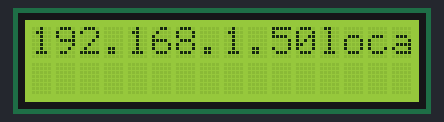
Bench run of a sketch on a simulated ESP8266 (NodeMCU). Shown: 16×2 character LCD. WiFi joins after 1.5 s; servers stay silent unless stated; what the sketch prints to the serial monitor is not drawn.

Above: at 1.8 s.
At 12.1 s:
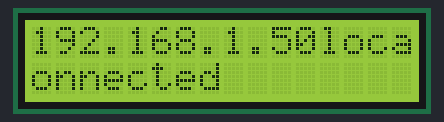
At 32.5 s:
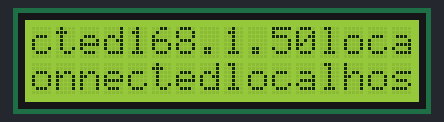
At 63.1 s:
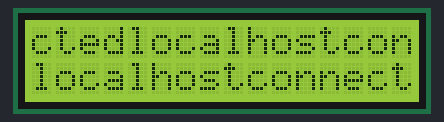
At 93.8 s:
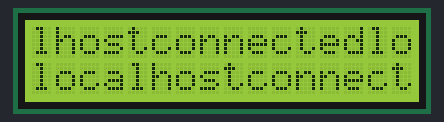
At 124.4 s:
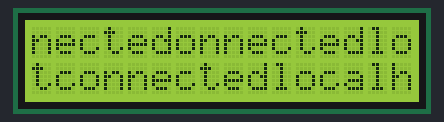

Measured:
- what the display in image 0 shows lasts 10.2 s, from 1.8 s to 12.0 s
- what the display in image 3 shows lasts 20.4 s, from 63.1 s to 83.5 s

The sketch:

Wifi_Socket.ino
```cpp
#include <ESP8266WiFi.h>
#include <LiquidCrystal_I2C.h>
#include <Wire.h>

#define NAME "wifiname"
#define PASS "xxxxxx"

const char* host = "localhost";
LiquidCrystal_I2C lcd(0x27, 16, 2);

WiFiClient client;

void setup() {
  lcd.begin();
  lcd.backlight();
  Serial.begin(57600);
  Serial.println();

  /* Set Client up as station */
  WiFi.mode(WIFI_STA);

  WiFi.begin(NAME, PASS);

  /* Connect to the network */
  Serial.print("Connecting");
  while(WiFi.status() != WL_CONNECTED)
  {
    delay(500);
    Serial.print(".");
  }
  Serial.println();

  Serial.print("Connected, IP address: ");
  Serial.println(WiFi.localIP());
  lcd.print(WiFi.localIP());
}

void loop() {
  if (client.connect(host, 5000))
  {
    Serial.print("Connected to: ");
    Serial.println(host);
    lcd.print(host);

    /* Send "connected" to the server so it knows we are ready for data */
    client.println("deviceconnected"); //USE client.println()!!
    Serial.println("Host message: \n");
    lcd.print("connected");

    /* Wait for data for 5 seconds at most before timing out */
    unsigned long timeout = millis();
    while(client.available() == 0)
    {
      if(millis() - timeout > 5000)
      {
        Serial.println("Timeout to server!");
        break;
      }
    }

    /* Read in the data in the stream */
    while(client.available() > 0)
    {
      Serial.println(client.readStringUntil('\n'));
      lcd.print(client.readStringUntil('\n'));
    }
    client.stop();
  }
  else
  {
    client.stop();
  }
  delay(5000);
}
```
